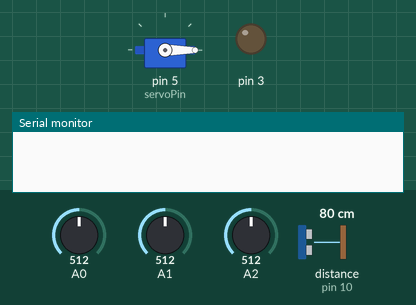
Bench run of a sketch on a simulated Arduino Uno, built with avr-gcc and run on an emulated ATmega328P. On the bench: servo, output pins drawn as LEDs (lit = HIGH), the last lines printed to the serial monitor. Wiring (inferred from the names in the program): ultrasonic range finder: trigger pin 10; echo pin 10. The test bench sets the inputs (shaded band); at power-on: distance to the obstacle (sensor on pin 10) 80 cm, A0 = 512, A1 = 512, A2 = 512. The echo pulse lasts 58.3 µs per cm.

Above: at 0.1 s.
At 2.9 s:
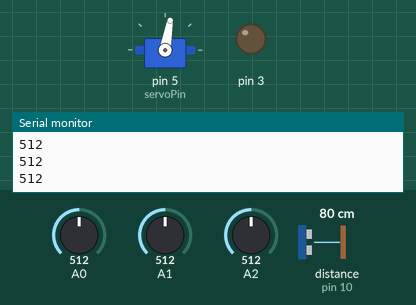
3.0 s: distance to the obstacle (sensor on pin 10) set to 56 cm
4.5 s: distance to the obstacle (sensor on pin 10) set to 46 cm
At 5.8 s:
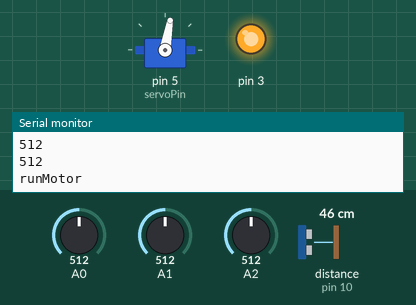
Timing chart, 0 to 7.5 s (numbered marks = the images above; inputs shaded):
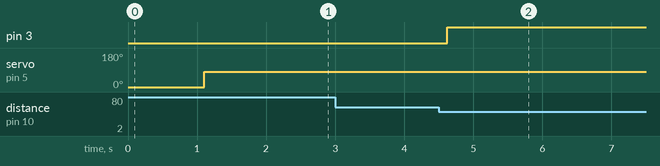

Measured:
- the behaviour switches between 52 and 51 cm on distance to the obstacle (sensor on pin 10) (found by bisection; images 1 and 2)
- after the input at 4.5 s, pin 3: LOW → HIGH after 0.13 s

The sketch:

final_setup.ino
```cpp
#include <Servo.h>
Servo gate;
int pos;
int servoPin;
const int pingPin = 10;
int sensorValue = 0;
boolean gateclosed;

void setup() {
  // initialize serial communication:
  Serial.begin(9600);
  gateclosed = true;
  servoPin = 5;
  pinMode(A1, INPUT);
  gate.attach(servoPin);
  gate.write(0);
}

void loop() {


  // establish variables for duration of the ping,
  // and the distance result in inches and centimeters:
  long duration, inches, cm;

  // The PING))) is triggered by a HIGH pulse of 2 or more microseconds.
  // Give a short LOW pulse beforehand to ensure a clean HIGH pulse:
  pinMode(pingPin, OUTPUT);
  digitalWrite(pingPin, LOW);
  delayMicroseconds(2);
  digitalWrite(pingPin, HIGH);
  delayMicroseconds(5);
  digitalWrite(pingPin, LOW);

  // The same pin is used to read the signal from the PING))): a HIGH
  // pulse whose duration is the time (in microseconds) from the sending
  // of the ping to the reception of its echo off of an object.
  pinMode(pingPin, INPUT);
  duration = pulseIn(pingPin, HIGH);

  // convert the time into a distance
  inches = microsecondsToInches(duration);
  cm = microsecondsToCentimeters(duration);

  //Serial.print(inches);
  //Serial.print("in, ");
  //Serial.print(cm);
  //Serial.print("cm");

  delay(100);

  sensorValue = analogRead (cm);

    if (cm <= 50){
      Serial.println("runMotor");
      runMotor();
    }

  digitalWrite(8, LOW);

    Serial.println (sensorValue, DEC);
  //Serial.println(analogRead(A1));

  if (analogRead(A1) >= 300 && gateclosed ){
      delay(1000);
      Serial.println("openGATE");
      gate.attach(servoPin);
      gate.write(80);
      delay(1000);
      gateclosed = false;
    }else {
        gate.detach();
    }

}

long microsecondsToInches(long microseconds) {
  // According to Parallax's datasheet for the PING))), there are
  // 73.746 microseconds per inch (i.e. sound travels at 1130 feet per
  // second).  This gives the distance travelled by the ping, outbound
  // and return, so we divide by 2 to get the distance of the obstacle.
  // See: http://www.parallax.com/dl/docs/prod/acc/28015-PING-v1.3.pdf
  return microseconds / 74 / 2;
}

long microsecondsToCentimeters(long microseconds) {
  // The speed of sound is 340 m/s or 29 microseconds per centimeter.
  // The ping travels out and back, so to find the distance of the
  // object we take half of the distance travelled.
  return microseconds / 29 / 2;

}

void runMotor(){
    digitalWrite(9, LOW);  //ENABLE CH A
    //digitalWrite(8, HIGH); //DISABLE CH B
    digitalWrite(12, LOW);   //Sets direction of CH A
    analogWrite(3, 255);   //Moves CH A

    delay(2000);

    digitalWrite(9, HIGH);
}
```
